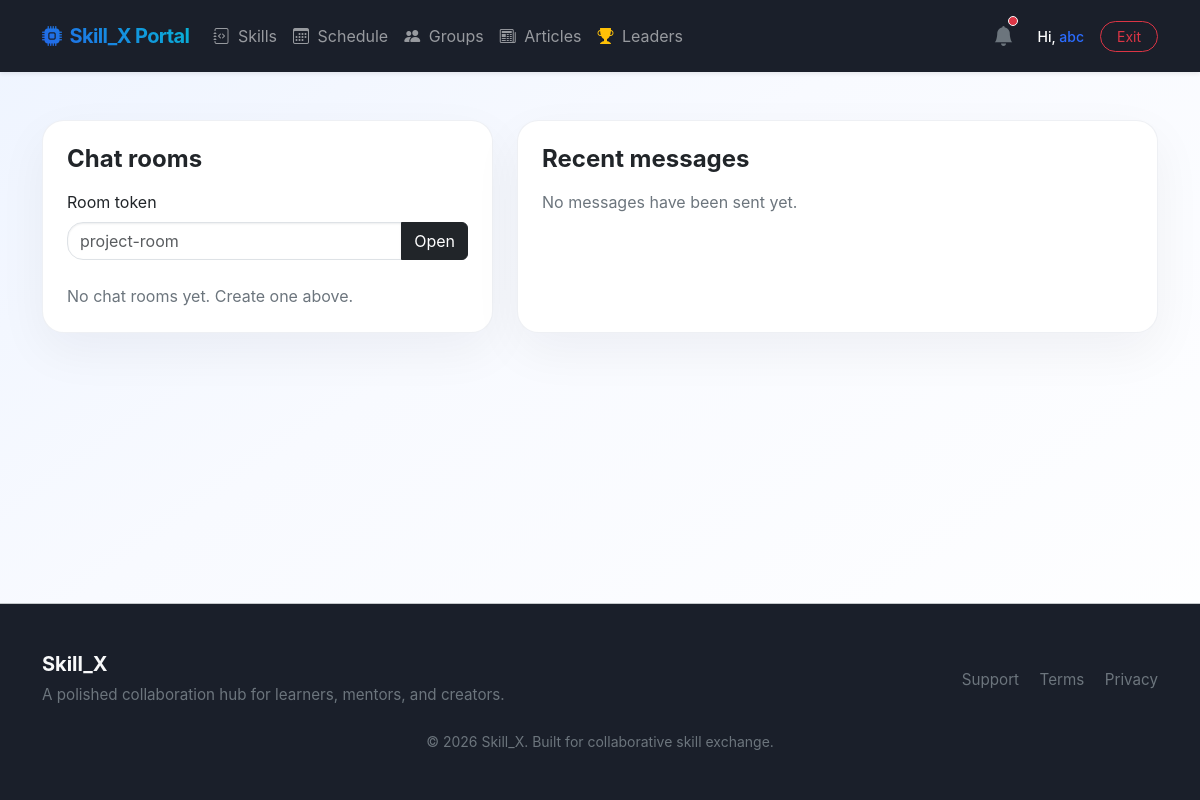
Page /chat/ (signed in) on the earlier database version.
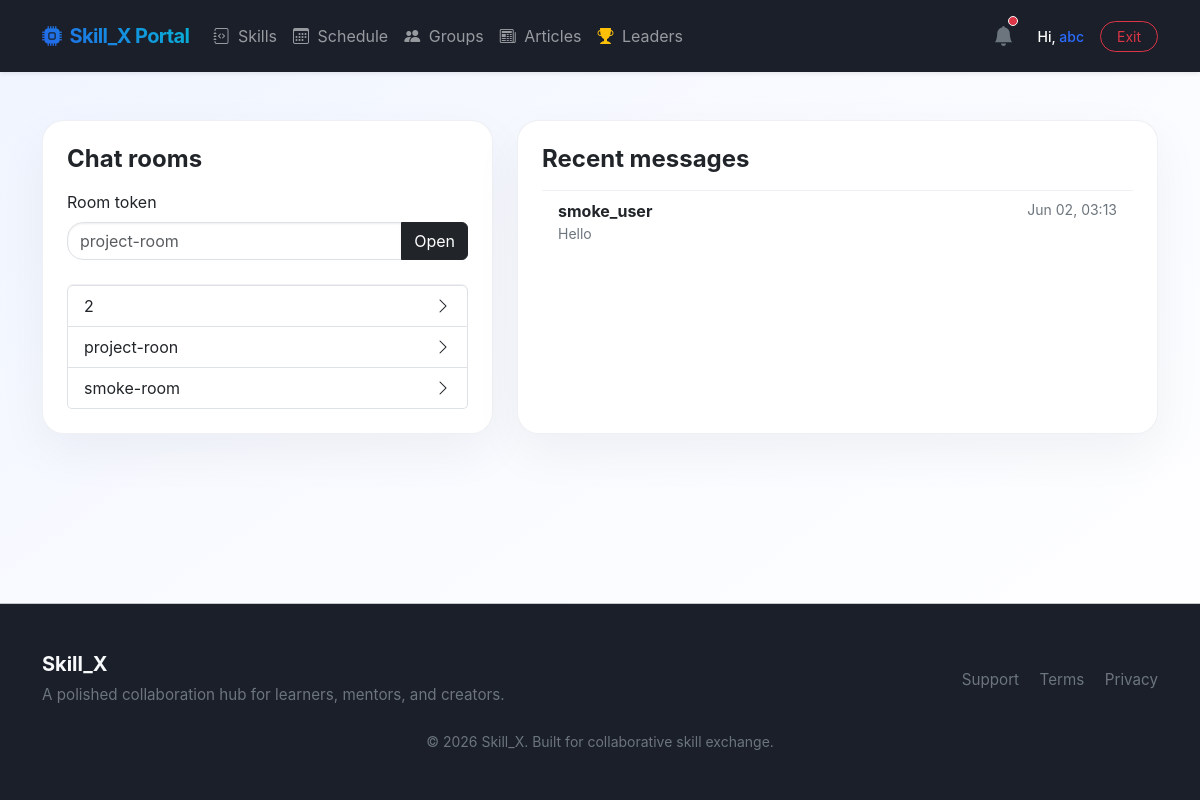
Same page on the later database version.
### chat/models.py (models this page shows)
class MessagingRoom(models.Model):
    room_token = models.CharField(max_length=255, unique=True)

class SavedMessage(models.Model):
    room = models.ForeignKey(MessagingRoom, on_delete=models.CASCADE, related_name='messages')
    author = models.ForeignKey(User, on_delete=models.CASCADE)
    content = models.TextField()
    sent_at = models.DateTimeField(auto_now_add=True)

### chat/views.py (the view)
# urls.py: path('', views.chat_home, name='chat_home'),
@login_required
def chat_home(request):
    if request.method == 'POST':
        room_token = request.POST.get('room_token', '').strip()
        if room_token:
            MessagingRoom.objects.get_or_create(room_token=room_token)
            return redirect('access_chat_room', room_token=room_token)
    rooms = MessagingRoom.objects.all().order_by('room_token')
    recent_messages = SavedMessage.objects.select_related('room', 'author').order_by('-sent_at')[:10]
    return render(request, 'inbox.html', {'rooms': rooms, 'recent_messages': recent_messages})

### accounts/context_processors.py (called while the page is built)
def platform_context(request):
    if request.user.is_authenticated:
        from accounts.models import RoleAssignment
        try:
            role_meta = RoleAssignment.objects.get(user=request.user)
            return {'USER_ROLE': role_meta.role}
        except RoleAssignment.DoesNotExist:
            return {'USER_ROLE': 'LEARNER'}
    return {'USER_ROLE': 'ANONYMOUS'}

### chat/templates/inbox.html (shortened to what this page needs)
{% extends "base.html" %}
{% block content %}
<div class="row g-4">
    <div class="col-lg-5">
        <div class="card feature-card p-4 h-100">
            <h2 class="h4 fw-bold mb-3">Chat rooms</h2>
            <form method="post" class="mb-4">
                <label for="room_token" class="form-label">Room token</label>
                <div class="input-group">
                    <input id="room_token" name="room_token" class="form-control" placeholder="project-room" required>
                    <button class="btn btn-dark" type="submit">Open</button>
                </div>
            </form>
            {% if rooms %}
                <div class="list-group">
                    {% for room in rooms %}
                        <a href="{% url 'access_chat_room' room.room_token %}" class="list-group-item list-group-item-action d-flex justify-content-between align-items-center">
                            <span>{{ room.room_token }}</span>
                            <i class="bi bi-chevron-right"></i>
                        </a>
                    {% endfor %}
                </div>
            {% else %}
                <p class="text-secondary mb-0">No chat rooms yet. Create one above.</p>
            {% endif %}
        </div>
    </div>
    <div class="col-lg-7">
        <div class="card feature-card p-4 h-100">
            <h2 class="h4 fw-bold mb-3">Recent messages</h2>
            {% if recent_messages %}
                <div class="list-group list-group-flush">
                    {% for msg in recent_messages %}
                        <a href="{% url 'chat_detail' msg.id %}" class="list-group-item list-group-item-action">
                            <div class="d-flex justify-content-between">
                                <strong>{{ msg.author.username }}</strong>
                                <small class="text-secondary">{{ msg.sent_at|date:"M d, H:i" }}</small>
                            </div>
                            <p class="mb-0 text-secondary small">{{ msg.content|truncatechars:90 }}</p>
                        </a>
                    {% endfor %}
                </div>
            {% else %}
                <p class="text-secondary mb-0">No messages have been sent yet.</p>
            {% endif %}
        </div>
    </div>
</div>
{% endblock %}

Differences in the rows shown:
added MessagingRoom: room_token "2"
added MessagingRoom: room_token "project-roon"
added MessagingRoom: room_token "smoke-room"
added SavedMessage: author.username "smoke_user", sent_at "Jun 02, 03:13", content "Hello"
Other differences:
text no longer shown: "No chat rooms yet. Create one above. No messages have been sent yet."
